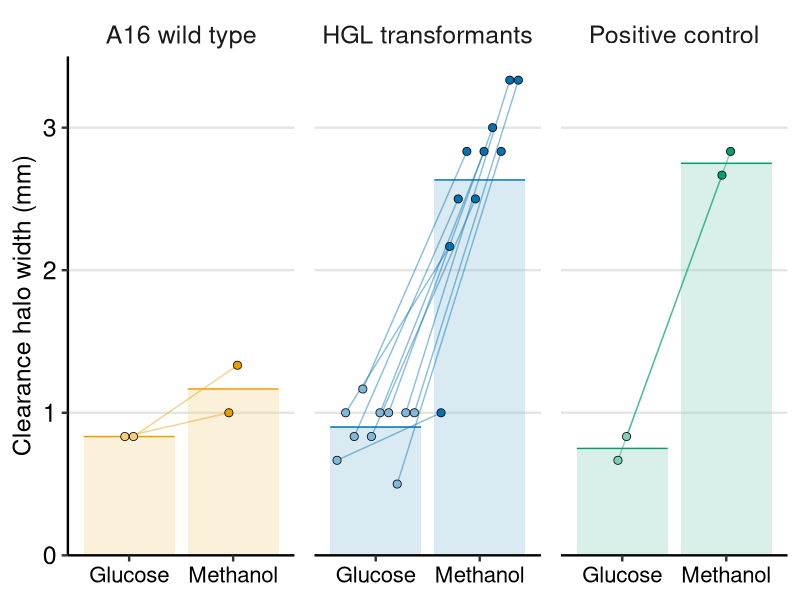
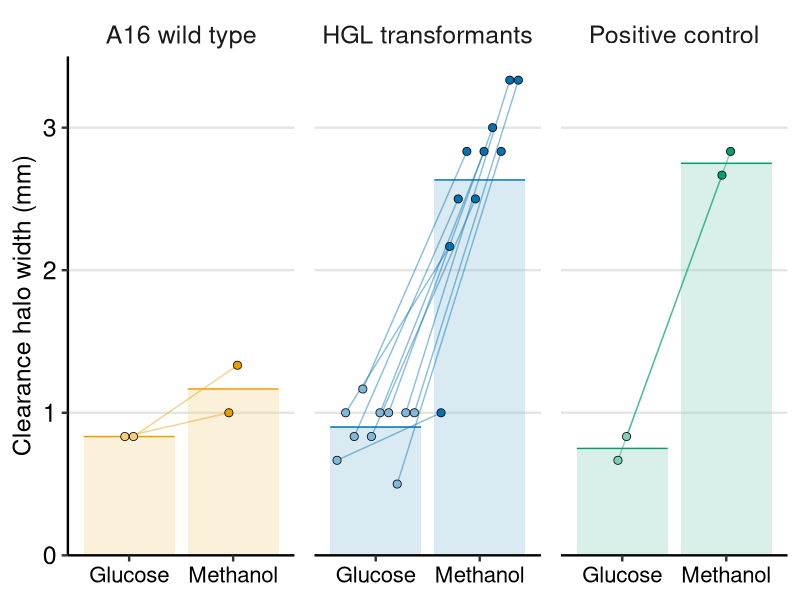

Generate these figures, in order, with R:
# =====================================================================
# Patch plate halo widths - statistics
# BIS243 Experimental Skills - shared group analysis
#
# hGL is expressed from the MOX promoter, which is switched on by
# methanol. Each colony was patched onto a glucose plate and a methanol
# plate, so what we care about is how much each colony's halo grows
# from glucose to methanol.
#
# What this script does:
#   1. Loads the mean zone and patch diameters from the data folder
#   2. Works out the halo width for each patch
#   3. Works out the increase (methanol - glucose) for each colony
#   4. Plots each colony's glucose and methanol halo widths, joined by
#      a line, and saves the chart to the outputs folder
#   5. Tests whether transformants increase more than wild-type A16
#
# How to run it:
#   1. Open BIS243-hGL-tributyrin-halos.Rproj in RStudio
#   2. Open this script (scripts/halo_stats.R)
#   3. Click "Source" to run it all, or run it line by line with
#      Ctrl + Enter
# =====================================================================


# ---- 1. Load packages -----------------------------------------------

# The tidyverse includes everything this script needs
# (readr, dplyr, tidyr, ggplot2 and the %>% pipe).
# If you have never installed it, run this line once first:
# install.packages("tidyverse")
library(tidyverse)


# ---- 2. Load the data -----------------------------------------------

# One row per patch, with its mean zone diameter and mean patch
# diameter (mm), each averaged over three measurements
patch_data <- read_csv("data/patch_plate_tidy_means.csv",
                       show_col_types = FALSE)

glimpse(patch_data)


# ---- 3. Calculate halo widths ---------------------------------------

# Halo width = (zone diameter - patch diameter) / 2
# We halve it because the halo sits on both sides of the patch
halo <- patch_data %>%
  mutate(halo_width_mm = (mean_zone_diameter_mm - mean_patch_diameter_mm) / 2,
         # A name for each colony, e.g. "EJ 2". The same colony has the
         # same pair and patch number on both plates
         colony = paste(pair, patch_no))

halo


# ---- 4. Set the labels ----------------------------------------------

halo <- halo %>%
  mutate(
    sample_type = factor(sample_type,
                         levels = c("wild_type", "transformant",
                                    "positive_control", "negative_control"),
                         labels = c("Wild type (A16)", "Transformant",
                                    "Positive control", "Negative control")),
    plate_medium = factor(plate_medium,
                          levels = c("glucose", "methanol"),
                          labels = c("Glucose", "Methanol"))
  )


# ---- 5. Calculate the increase for each colony ----------------------

# Because each colony was tested on both plates, we work with the
# difference for each colony (methanol - glucose), not the raw widths.
# This is the same idea as a paired t-test (statsbook chapter 18)
increase <- halo %>%
  select(colony, sample_type, plate_medium, halo_width_mm) %>%
  # Put each colony's glucose and methanol halo widths side by side
  pivot_wider(names_from = plate_medium,
              values_from = halo_width_mm) %>%
  mutate(increase_mm = Methanol - Glucose)

increase


# ---- 6. Prepare the data for plotting -------------------------------

# The two groups in the t-test are plotted, plus the positive control
# for comparison. Each colony gets its own sideways position so no dots
# overlap. The positions are evenly spaced, the same on both plates,
# and ordered by the colony's increase (smallest on the left)
spacing <- 0.19

offsets <- increase %>%
  filter(sample_type %in% c("Wild type (A16)", "Transformant", "Positive control")) %>%
  group_by(sample_type) %>%
  arrange(increase_mm, Glucose, .by_group = TRUE) %>%
  mutate(offset = (row_number() - (n() + 1) / 2) * spacing) %>%
  ungroup() %>%
  select(colony, offset)

plot_data <- halo %>%
  inner_join(offsets, by = "colony") %>%
  mutate(
    # Glucose at 1 and methanol at 3.3 leaves a clear gap between them
    x = if_else(plate_medium == "Glucose", 1, 3.3) + offset,
    # Panel titles (the n for each group goes in the figure caption)
    group = factor(sample_type,
                   levels = c("Wild type (A16)", "Transformant", "Positive control"),
                   labels = c("A16 wild type", "HGL transformants", "Positive control")),
    # Used to give glucose and methanol dots different shades
    shade = paste(sample_type, plate_medium)
  )

# Mean halo width for each group on each plate, shown as bars
group_means <- plot_data %>%
  group_by(group, plate_medium, shade) %>%
  summarise(mean_mm = mean(halo_width_mm), .groups = "drop") %>%
  mutate(x = if_else(plate_medium == "Glucose", 1, 3.3),
         # Both bars use the paler (glucose) shade, so they stay in the
         # background and the dots stand out
         bar_shade = str_replace(shade, "Methanol", "Glucose"))

# All bars are the same width: wide enough to sit behind the 10
# transformant dots
bar_half_width <- 9 / 2 * spacing + 0.15


# ---- 7. Plot --------------------------------------------------------

# Glucose dots are a paler shade of the same colour as the methanol dots
shades <- c("Wild type (A16) Glucose"  = "#F2CF7F",
            "Wild type (A16) Methanol" = "#E69F00",
            "Transformant Glucose"     = "#7FB8D8",
            "Transformant Methanol"    = "#0072B2",
            "Positive control Glucose"  = "#7FCEB9",
            "Positive control Methanol" = "#009E73")

paired_plot <- ggplot(plot_data, aes(x = x, y = halo_width_mm)) +
  # Pale bars behind show the mean for each group on each plate
  geom_rect(data = group_means,
            aes(xmin = x - bar_half_width, xmax = x + bar_half_width,
                ymin = 0, ymax = mean_mm, fill = bar_shade),
            inherit.aes = FALSE, alpha = 0.3) +
  # A line along the top of each bar marks the mean clearly when printed
  geom_segment(data = group_means,
               aes(x = x - bar_half_width, xend = x + bar_half_width,
                   y = mean_mm, yend = mean_mm, colour = group),
               linewidth = 0.5) +
  # One line per colony, joining its glucose and methanol halo widths
  geom_line(aes(group = colony, colour = group),
            linewidth = 0.5, alpha = 0.45) +
  geom_point(aes(fill = shade), shape = 21, colour = "black",
             size = 2.5, stroke = 0.4) +
  facet_wrap(~ group) +
  scale_x_continuous(breaks = c(1, 3.3), labels = c("Glucose", "Methanol"),
                     # Room at each side so the plate names fit
                     expand = expansion(add = 0.35)) +
  scale_y_continuous(limits = c(0, 3.5), breaks = 0:3, expand = c(0, 0)) +
  # Same colour-blind friendly colours as the main chart
  scale_colour_manual(values = c("#E69F00", "#0072B2", "#009E73")) +
  scale_fill_manual(values = shades) +
  # No x-axis title: "Glucose" and "Methanol" say which plate
  labs(x = NULL, y = "Clearance halo width (mm)") +
  theme_classic(base_size = 18) +
  theme(legend.position = "none",
        # Text prints at 18pt on the poster, matching the captions
        axis.text = element_text(size = 18, colour = "black"),
        # Except "Glucose" and "Methanol", which are 16pt so they don't crowd
        axis.text.x = element_text(size = 16),
        strip.text = element_text(size = 18),
        # Remove the boxes around the panel labels
        strip.background = element_blank(),
        # Faint horizontal lines to help read off halo widths
        panel.grid.major.y = element_line(colour = "grey90"),
        panel.spacing = unit(1, "lines"))

paired_plot


# ---- 8. Save the chart ----------------------------------------------

dir.create("outputs", showWarnings = FALSE)

# Saved at exactly the size of its space on the poster (20.8 x 11.15 cm),
# so the text prints at the sizes set above
ggsave("outputs/halo_paired_plot.png", paired_plot,
       width = 20.8, height = 11.15, units = "cm", dpi = 300)


# ---- 9. Welch's two-sample t-test -----------------------------------

# Null hypothesis: transformants' halos increase by the same amount as
# wild-type (A16) colonies' halos do.
#
# Only the transformants and the wild type are compared, as planned in
# the experimental design. The controls are left out of the test.
test_data <- increase %>%
  filter(sample_type %in% c("Transformant", "Wild type (A16)")) %>%
  mutate(strain = if_else(sample_type == "Transformant", "Transformant", "A16"),
         # Transformant first, so t is positive if they increase more
         strain = factor(strain, levels = c("Transformant", "A16")))

# Number of colonies, and mean and standard deviation of the increase
# (print() makes sure results show in the Console when you click Source)
test_data %>%
  group_by(strain) %>%
  summarise(n = n(),
            mean_increase_mm = mean(increase_mm),
            sd_increase_mm = sd(increase_mm)) %>%
  print()

# t.test() does Welch's version by default, which doesn't assume both
# groups have the same spread (statsbook chapter 10). It is two-tailed
t.test(increase_mm ~ strain, data = test_data) %>%
  print()
